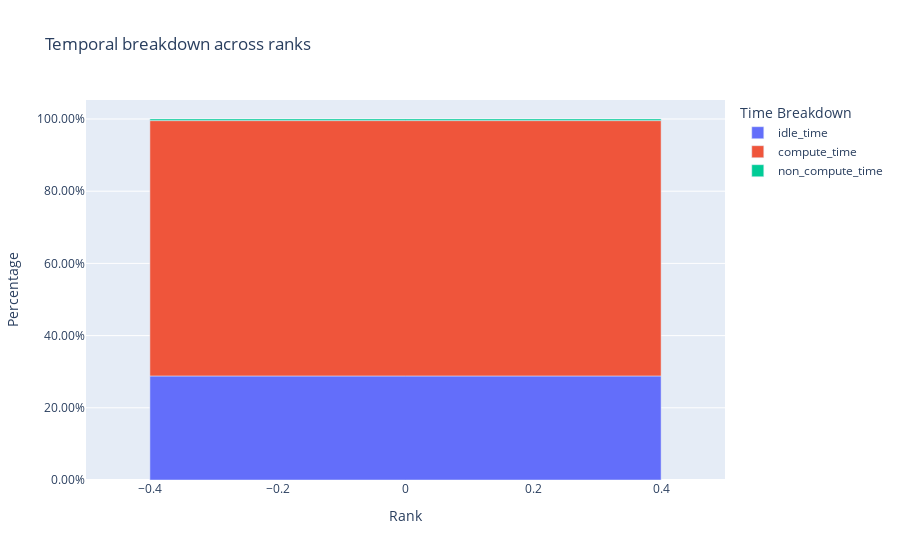
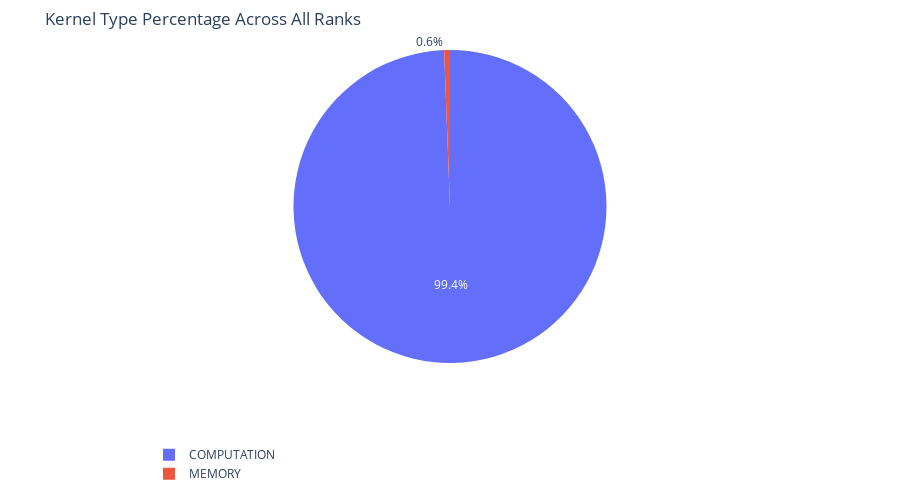
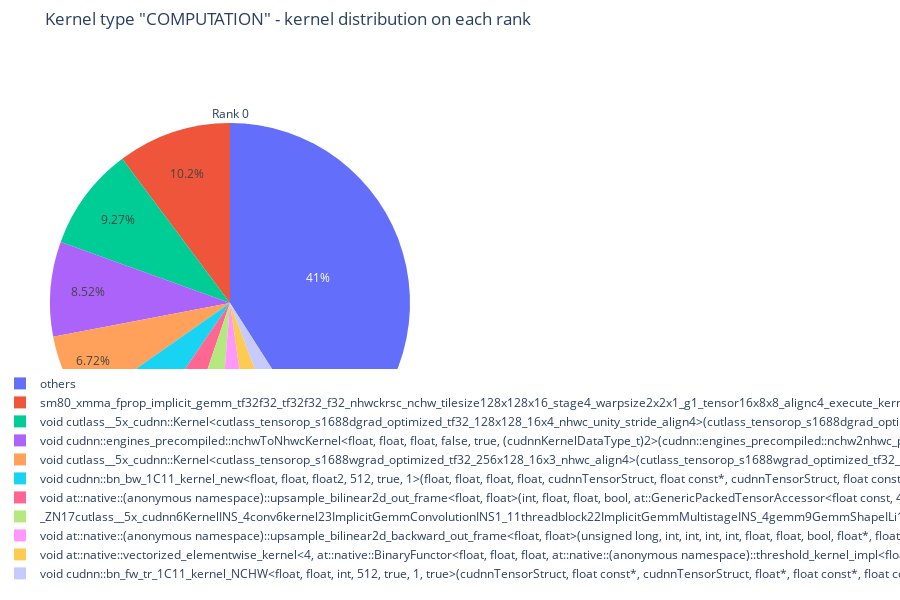
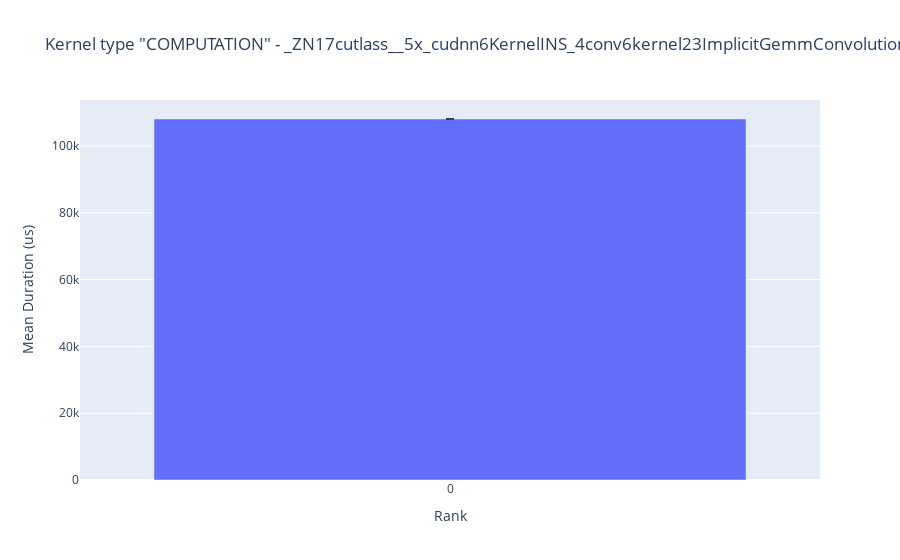

Notebook source saved alongside these figures, in order:
### Code cell
from hta.trace_analysis import TraceAnalysis

# Analyze the new traces
analyzer = TraceAnalysis(trace_dir="/home/tilak/Alinet_optim/inference-optimization-blog-post/part-3/train_hta")

# Get detailed breakdown
temporal_breakdown = analyzer.get_temporal_breakdown()
kernel_breakdown = analyzer.get_gpu_kernel_breakdown()
#kernel_breakdown_df = analyzer.get_gpu_kernel_breakdown()
idle_time = analyzer.get_idle_time_breakdown()

# Print results
print(temporal_breakdown)
print(kernel_breakdown)

### Figure 1 — Plotly figure (JSON) as saved in the notebook; plotly's stock layout.template omitted (floating-point values rounded to 4 significant figures)
{"data": [{"hovertemplate": "variable=idle_time<br>Rank=%{x}<br>value=%{y}<extra></extra>", "legendgroup": "idle_time", "marker": {"color": "#636efa", "pattern": {"shape": ""}}, "name": "idle_time", "orientation": "v", "showlegend": true, "textposition": "auto", "type": "bar", "x": [0], "xaxis": "x", "y": [0.2882], "yaxis": "y"}, {"hovertemplate": "variable=compute_time<br>Rank=%{x}<br>value=%{y}<extra></extra>", "legendgroup": "compute_time", "marker": {"color": "#EF553B", "pattern": {"shape": ""}}, "name": "compute_time", "orientation": "v", "showlegend": true, "textposition": "auto", "type": "bar", "x": [0], "xaxis": "x", "y": [0.7073], "yaxis": "y"}, {"hovertemplate": "variable=non_compute_time<br>Rank=%{x}<br>value=%{y}<extra></extra>", "legendgroup": "non_compute_time", "marker": {"color": "#00cc96", "pattern": {"shape": ""}}, "name": "non_compute_time", "orientation": "v", "showlegend": true, "textposition": "auto", "type": "bar", "x": [0], "xaxis": "x", "y": [0.004487], "yaxis": "y"}], "layout": {"barmode": "relative", "legend": {"title": {"text": "Time Breakdown"}, "tracegroupgap": 0}, "title": {"text": "Temporal breakdown across ranks"}, "xaxis": {"anchor": "y", "domain": [0, 1], "title": {"text": "Rank"}}, "yaxis": {"anchor": "x", "domain": [0, 1], "tickformat": ".2%", "title": {"text": "Percentage"}}}}

### Figure 2 — Plotly figure (JSON) as saved in the notebook; plotly's stock layout.template omitted (floating-point values rounded to 4 significant figures)
{"data": [{"domain": {"x": [0, 1], "y": [0, 1]}, "hovertemplate": "kernel_type=%{label}<br>percentage=%{value}<extra></extra>", "labels": ["COMPUTATION", "MEMORY"], "legendgroup": "", "name": "", "showlegend": true, "type": "pie", "values": [99.4, 0.6]}], "layout": {"height": 500, "legend": {"tracegroupgap": 0, "x": 0, "xanchor": "left", "y": -0.4, "yanchor": "bottom"}, "margin": {"b": 50, "l": 50, "r": 50, "t": 50}, "showlegend": true, "title": {"text": "Kernel Type Percentage Across All Ranks"}}}

### Figure 3 — Plotly figure (JSON) as saved in the notebook; plotly's stock layout.template omitted (floating-point values rounded to 4 significant figures)
{"data": [{"automargin": false, "domain": {"x": [0, 0.45], "y": [0, 1]}, "labels": ["_ZN17cutlass__5x_cudnn6KernelINS_4conv6kernel23ImplicitGemmConvolutionINS1_11threadblock22ImplicitGemmMultistageINS_4gemm9GemmShapeILi128ELi128ELi16EEENS4_52Conv2dWgradOutputGradientTileAccessIteratorOptimizedINS_11MatrixShapeILi128ELi16EEENS_10tfloat32_tENS_9transform29PitchLinearWarpRakedThreadMapINS_16PitchLinearShapeILi128ELi16EEELi128ENSF_ILi8ELi4EEELi4EEENS_12AlignedArrayISC_Li4ELi16EEEEENSD_11threadblock25RegularTileAccessIteratorISB_SC_NS_6layout40ColumnMajorTensorOpMultiplicandCongruousILi32ELi32EEELi1ESI_Li16EEELNS_4arch14CacheOperation4KindE0ENS4_48Conv2dWgradActivationTileAccessIteratorOptimizedINSA_ILi16ELi128EEESC_SI_SK_EENSN_ISW_SC_NSO_37RowMajorTensorOpMultiplicandCongruousILi32ELi32EEELi0ESI_Li16EEELSU_0ENS6_11threadblock9MmaPolicyINS6_4warp11MmaTensorOpINS7_ILi64ELi64ELi16EEESC_SQ_SC_SZ_fNSO_8RowMajorENS13_17MmaTensorOpPolicyINSS_3MmaINS7_ILi16ELi8ELi8EEELi32ESC_S16_SC_NSO_11ColumnMajorEfS16_NSS_13OpMultiplyAddEEENSA_ILi1ELi1EEEEELi1ELb0EbEENSA_ILi0ELi0EEES1G_Li1EEELi4EbEENS_8epilogue11threadblock8EpilogueIS8_S1F_Li1ENS1K_22PredicatedTileIteratorINS1K_26OutputTileOptimalThreadMapINS1K_15OutputTileShapeILi128ELi8ELi2ELi1ELi1EEENS1O_ILi1ELi8ELi1ELi1ELi8EEELi128ELi4ELi32EEEfLb0ENSO_9NoPermuteELb0EEENS1J_4warp24FragmentIteratorTensorOpIS15_S19_fNS_5ArrayIfLi4ELb1EEES16_EENS1U_20TileIteratorTensorOpIS15_S19_fS16_EENS1K_18SharedLoadIteratorINS1R_18CompactedThreadMapEfLi16EEENS1J_6thread17LinearCombinationIfLi4EffLNS24_9ScaleType4KindE0ELNS_15FloatRoundStyleE2EEENSA_ILi0ELi8EEELi2ELi1EEENS11_30GemmIdentityThreadblockSwizzleILi4EEELNS1_8OperatorE2ENS1_17Conv2dProblemSizeELNS1_9GroupModeE0EEEEEvNT_6ParamsE", "others", "sm80_xmma_fprop_implicit_gemm_tf32f32_tf32f32_f32_nhwckrsc_nchw_tilesize128x128x16_stage4_warpsize2x2x1_g1_tensor16x8x8_alignc4_execute_kernel__5x_cudnn", "void at::native::(anonymous namespace)::upsample_bilinear2d_backward_out_frame<float, float>(unsigned long, int, int, int, int, float, float, bool, float*, float const*)", "void at::native::(anonymous namespace)::upsample_bilinear2d_out_frame<float, float>(int, float, float, bool, at::GenericPackedTensorAccessor<float const, 4ul, at::DefaultPtrTraits, long>, at::GenericPackedTensorAccessor<float, 4ul, at::DefaultPtrTraits, long>)", "void at::native::vectorized_elementwise_kernel<4, at::native::BinaryFunctor<float, float, float, at::native::(anonymous namespace)::threshold_kernel_impl<float>(at::TensorIteratorBase&, float, float)::{lambda(float, float)#1}>, std::array<char*, 3ul> >(int, at::native::BinaryFunctor<float, float, float, at::native::(anonymous namespace)::threshold_kernel_impl<float>(at::TensorIteratorBase&, float, float)::{lambda(float, float)#1}>, std::array<char*, 3ul>)", "void cudnn::bn_bw_1C11_kernel_new<float, float, float2, 512, true, 1>(float, float, float, float, cudnnTensorStruct, float const*, cudnnTensorStruct, float const*, cudnnTensorStruct, float*, float const*, float*, float*, float const*, float const*, float)", "void cudnn::bn_fw_tr_1C11_kernel_NCHW<float, float, int, 512, true, 1, true>(cudnnTensorStruct, float const*, cudnnTensorStruct, float*, float const*, float const*, float, float, float*, float*, float*, float*, float, float)", "void cudnn::engines_precompiled::nchwToNhwcKernel<float, float, float, false, true, (cudnnKernelDataType_t)2>(cudnn::engines_precompiled::nchw2nhwc_params_t<float>, float const*, float*)", "void cutlass__5x_cudnn::Kernel<cutlass_tensorop_s1688dgrad_optimized_tf32_128x128_16x4_nhwc_unity_stride_align4>(cutlass_tensorop_s1688dgrad_optimized_tf32_128x128_16x4_nhwc_unity_stride_align4::Params)", "void cutlass__5x_cudnn::Kernel<cutlass_tensorop_s1688wgrad_optimized_tf32_256x128_16x3_nhwc_align4>(cutlass_tensorop_s1688wgrad_optimized_tf32_256x128_16x3_nhwc_align4::Params)"], "title": {"text": "Rank 0"}, "type": "pie", "values": [108100.0, 1117000.0, 278600.0, 95470.0, 117100.0, 94340.0, 157300.0, 90310.0, 232200.0, 252700.0, 183300.0]}], "layout": {"height": 600, "legend": {"x": 0, "xanchor": "left", "y": -0.1, "yanchor": "bottom"}, "margin": {"b": 50, "l": 50, "r": 50, "t": 50}, "showlegend": true, "title": {"text": "Kernel type \"COMPUTATION\" - kernel distribution on each rank"}}}

### Figure 4 — Plotly figure (JSON) as saved in the notebook; plotly's stock layout.template omitted (floating-point values rounded to 4 significant figures)
{"data": [{"error_y": {"array": [0.0], "arrayminus": [0.0]}, "hovertemplate": "Rank=%{x}<br>Mean Duration (us)=%{y}<extra></extra>", "legendgroup": "", "marker": {"color": "#636efa", "pattern": {"shape": ""}}, "name": "", "orientation": "v", "showlegend": false, "textposition": "auto", "type": "bar", "x": [0], "xaxis": "x", "y": [108100.0], "yaxis": "y"}], "layout": {"barmode": "relative", "legend": {"tracegroupgap": 0}, "title": {"text": "Kernel type \"COMPUTATION\" - _ZN17cutlass__5x_cudnn6KernelINS_4conv6kernel23ImplicitGemmConvolutionINS1_11threadblock22ImplicitGemmMultistageINS_4gemm9GemmShapeILi128ELi128ELi16EEENS4_52Conv2dWgradOutputGradientTileAccessIteratorOptimizedINS_11MatrixShapeILi128ELi16EEENS_10tfloat32_tENS_9transform29PitchLinearWarpRakedThreadMapINS_16PitchLinearShapeILi128ELi16EEELi128ENSF_ILi8ELi4EEELi4EEENS_12AlignedArrayISC_Li4ELi16EEEEENSD_11threadblock25RegularTileAccessIteratorISB_SC_NS_6layout40ColumnMajorTensorOpMultiplicandCongruousILi32ELi32EEELi1ESI_Li16EEELNS_4arch14CacheOperation4KindE0ENS4_48Conv2dWgradActivationTileAccessIteratorOptimizedINSA_ILi16ELi128EEESC_SI_SK_EENSN_ISW_SC_NSO_37RowMajorTensorOpMultiplicandCongruousILi32ELi32EEELi0ESI_Li16EEELSU_0ENS6_11threadblock9MmaPolicyINS6_4warp11MmaTensorOpINS7_ILi64ELi64ELi16EEESC_SQ_SC_SZ_fNSO_8RowMajorENS13_17MmaTensorOpPolicyINSS_3MmaINS7_ILi16ELi8ELi8EEELi32ESC_S16_SC_NSO_11ColumnMajorEfS16_NSS_13OpMultiplyAddEEENSA_ILi1ELi1EEEEELi1ELb0EbEENSA_ILi0ELi0EEES1G_Li1EEELi4EbEENS_8epilogue11threadblock8EpilogueIS8_S1F_Li1ENS1K_22PredicatedTileIteratorINS1K_26OutputTileOptimalThreadMapINS1K_15OutputTileShapeILi128ELi8ELi2ELi1ELi1EEENS1O_ILi1ELi8ELi1ELi1ELi8EEELi128ELi4ELi32EEEfLb0ENSO_9NoPermuteELb0EEENS1J_4warp24FragmentIteratorTensorOpIS15_S19_fNS_5ArrayIfLi4ELb1EEES16_EENS1U_20TileIteratorTensorOpIS15_S19_fS16_EENS1K_18SharedLoadIteratorINS1R_18CompactedThreadMapEfLi16EEENS1J_6thread17LinearCombinationIfLi4EffLNS24_9ScaleType4KindE0ELNS_15FloatRoundStyleE2EEENSA_ILi0ELi8EEELi2ELi1EEENS11_30GemmIdentityThreadblockSwizzleILi4EEELNS1_8OperatorE2ENS1_17Conv2dProblemSizeELNS1_9GroupModeE0EEEEEvNT_6ParamsE"}, "xaxis": {"anchor": "y", "domain": [0, 1], "dtick": 1, "tick0": 0, "tickmode": "linear", "title": {"text": "Rank"}}, "yaxis": {"anchor": "x", "domain": [0, 1], "title": {"text": "Mean Duration (us)"}}}}
